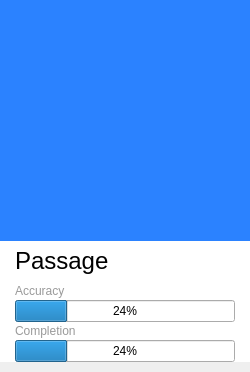
<?xml version="1.0" encoding="UTF-8"?>
<ui version="4.0">
 <class>WeeduLessonItem</class>
 <widget class="QWidget" name="WeeduLessonItem">
  <property name="geometry">
   <rect>
    <x>0</x>
    <y>0</y>
    <width>250</width>
    <height>372</height>
   </rect>
  </property>
  <property name="minimumSize">
   <size>
    <width>250</width>
    <height>372</height>
   </size>
  </property>
  <property name="maximumSize">
   <size>
    <width>250</width>
    <height>372</height>
   </size>
  </property>
  <property name="windowTitle">
   <string>Form</string>
  </property>
  <layout class="QVBoxLayout" name="verticalLayout_5">
   <property name="spacing">
    <number>0</number>
   </property>
   <property name="leftMargin">
    <number>0</number>
   </property>
   <property name="topMargin">
    <number>0</number>
   </property>
   <property name="rightMargin">
    <number>0</number>
   </property>
   <property name="bottomMargin">
    <number>10</number>
   </property>
   <item>
    <widget class="QWidget" name="WeeduLessonItemWidgetBack" native="true">
     <property name="minimumSize">
      <size>
       <width>0</width>
       <height>200</height>
      </size>
     </property>
     <property name="styleSheet">
      <string notr="true">QWidget#WeeduLessonItemWidgetBack
{
background-color: rgb(255, 255, 255);
}</string>
     </property>
     <layout class="QVBoxLayout" name="verticalLayout_6" stretch="2,1">
      <property name="spacing">
       <number>0</number>
      </property>
      <property name="leftMargin">
       <number>0</number>
      </property>
      <property name="topMargin">
       <number>0</number>
      </property>
      <property name="rightMargin">
       <number>0</number>
      </property>
      <property name="bottomMargin">
       <number>0</number>
      </property>
      <item>
       <widget class="QLabel" name="labelPic">
        <property name="styleSheet">
         <string notr="true">background-color: rgb(43, 130, 255);</string>
        </property>
        <property name="text">
         <string/>
        </property>
       </widget>
      </item>
      <item>
       <layout class="QVBoxLayout" name="verticalLayout_3">
        <property name="spacing">
         <number>0</number>
        </property>
        <property name="leftMargin">
         <number>15</number>
        </property>
        <property name="rightMargin">
         <number>15</number>
        </property>
        <item>
         <widget class="QLabel" name="label_name">
          <property name="font">
           <font>
            <pointsize>18</pointsize>
            <weight>50</weight>
            <bold>false</bold>
           </font>
          </property>
          <property name="text">
           <string>Passage</string>
          </property>
         </widget>
        </item>
        <item>
         <widget class="QWidget" name="widget" native="true">
          <layout class="QVBoxLayout" name="verticalLayout">
           <property name="spacing">
            <number>0</number>
           </property>
           <property name="leftMargin">
            <number>0</number>
           </property>
           <property name="topMargin">
            <number>0</number>
           </property>
           <property name="rightMargin">
            <number>0</number>
           </property>
           <property name="bottomMargin">
            <number>0</number>
           </property>
           <item>
            <layout class="QHBoxLayout" name="horizontalLayout">
             <item>
              <widget class="QLabel" name="label_3">
               <property name="styleSheet">
                <string notr="true">color: #999999;</string>
               </property>
               <property name="text">
                <string>Accuracy</string>
               </property>
               <property name="alignment">
                <set>Qt::AlignLeading|Qt::AlignLeft|Qt::AlignVCenter</set>
               </property>
              </widget>
             </item>
             <item>
              <widget class="QLabel" name="label_accuracy">
               <property name="styleSheet">
                <string notr="true">color: #999999;</string>
               </property>
               <property name="text">
                <string/>
               </property>
               <property name="alignment">
                <set>Qt::AlignRight|Qt::AlignTrailing|Qt::AlignVCenter</set>
               </property>
              </widget>
             </item>
            </layout>
           </item>
           <item>
            <widget class="QProgressBar" name="progressBar">
             <property name="value">
              <number>24</number>
             </property>
            </widget>
           </item>
          </layout>
         </widget>
        </item>
        <item>
         <widget class="QWidget" name="widget_2" native="true">
          <layout class="QVBoxLayout" name="verticalLayout_2">
           <property name="spacing">
            <number>0</number>
           </property>
           <property name="leftMargin">
            <number>0</number>
           </property>
           <property name="topMargin">
            <number>0</number>
           </property>
           <property name="rightMargin">
            <number>0</number>
           </property>
           <property name="bottomMargin">
            <number>0</number>
           </property>
           <item>
            <layout class="QHBoxLayout" name="horizontalLayout_2">
             <item>
              <widget class="QLabel" name="label_5">
               <property name="styleSheet">
                <string notr="true">color: #999999;</string>
               </property>
               <property name="text">
                <string>Completion</string>
               </property>
              </widget>
             </item>
             <item>
              <widget class="QLabel" name="label_completion">
               <property name="styleSheet">
                <string notr="true">color: #999999;</string>
               </property>
               <property name="text">
                <string/>
               </property>
               <property name="alignment">
                <set>Qt::AlignRight|Qt::AlignTrailing|Qt::AlignVCenter</set>
               </property>
              </widget>
             </item>
            </layout>
           </item>
           <item>
            <widget class="QProgressBar" name="progressBar_2">
             <property name="value">
              <number>24</number>
             </property>
            </widget>
           </item>
          </layout>
         </widget>
        </item>
       </layout>
      </item>
     </layout>
    </widget>
   </item>
  </layout>
 </widget>
 <resources/>
 <connections/>
</ui>
